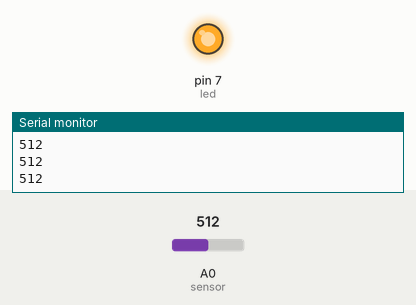
The sketch below on a simulated Arduino Uno, built with avr-gcc and run on an emulated ATmega328P. Shown: output pins drawn as LEDs (lit = HIGH), the last lines printed to the serial monitor. Inputs (shaded band) come from the test bench; at power-on: A0 (sensor) = 512.

Above: at 1.5 s.
1.6 s: A0 (sensor) set to 409
3.3 s: A0 (sensor) set to 388
At 4.7 s:
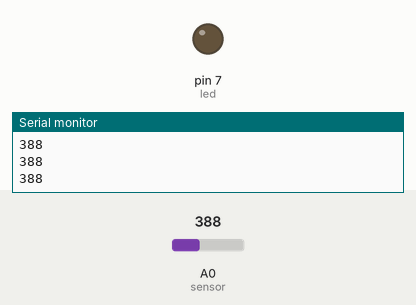
5.0 s: A0 (sensor) set to 410
At 6.2 s:
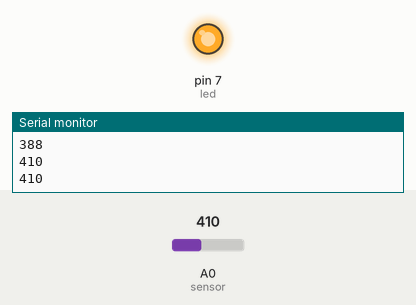
6.5 s: A0 (sensor) set to 390
At 7.8 s:
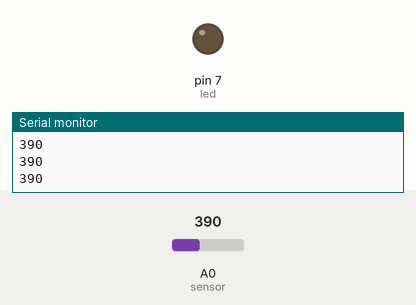
Timing chart, 0 to 9.5 s (numbered marks = the images above; inputs shaded):
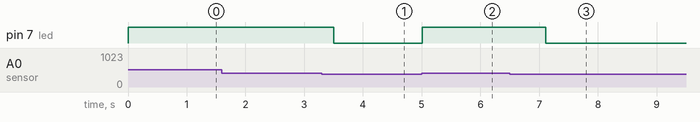

The sketch:

gasDetector.ino
```cpp
// gas lighter detector
int led = 7;
int sensor= A0;
int sensorThresh = 400;

void setup() {
pinMode(led,OUTPUT);
pinMode(sensor ,INPUT);
Serial.begin(9600);
}

void loop() {
  int analogValue = analogRead(sensor);
  Serial.println(analogValue);

  if(analogValue > sensorThresh ){
  digitalWrite(led, HIGH);
  delay(700);
 }

else {
  digitalWrite(led, LOW);
  }

}
```

Measured:
- the behaviour switches between 401 and 400 on A0 (sensor) (found by bisection; images 0 and 1)
- after the input at 3.3 s, pin 7 (led): HIGH → LOW after 0.20 s
- after the input at 5.0 s, pin 7 (led): LOW → HIGH at once
- after the input at 6.5 s, pin 7 (led): HIGH → LOW after 0.61 s
